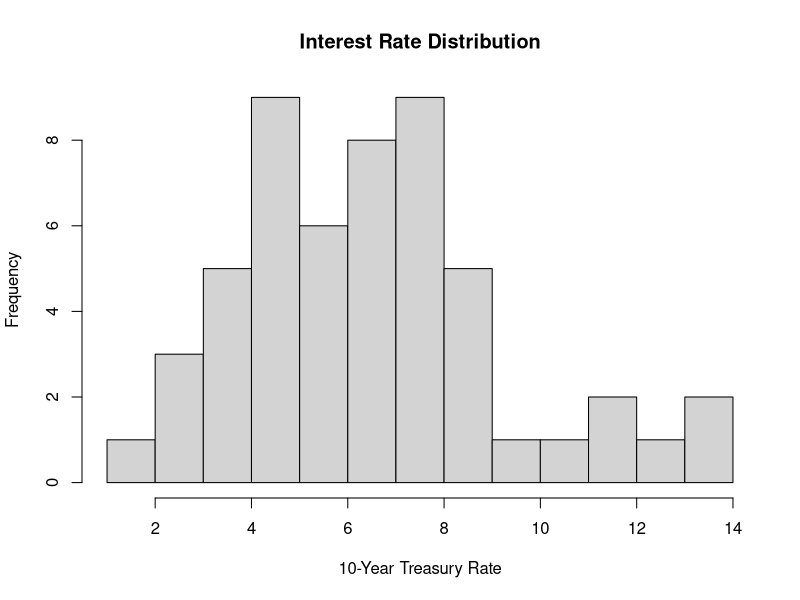
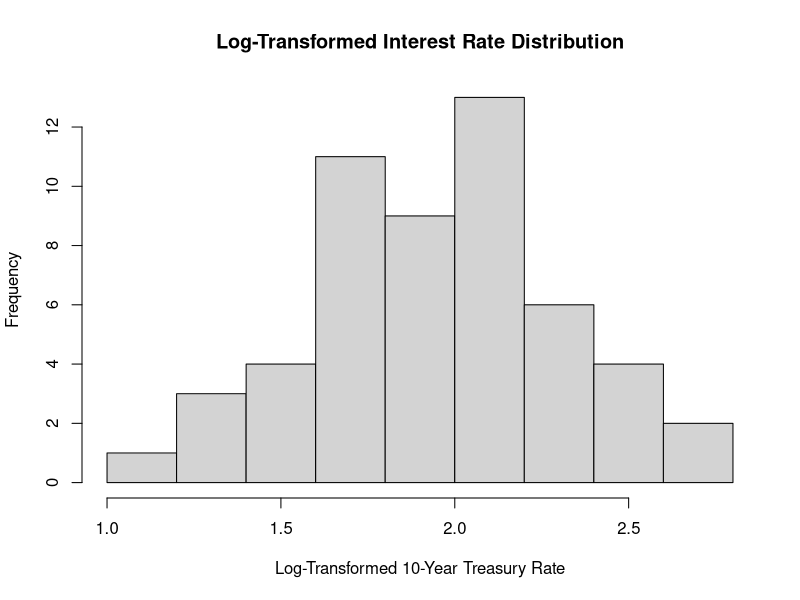
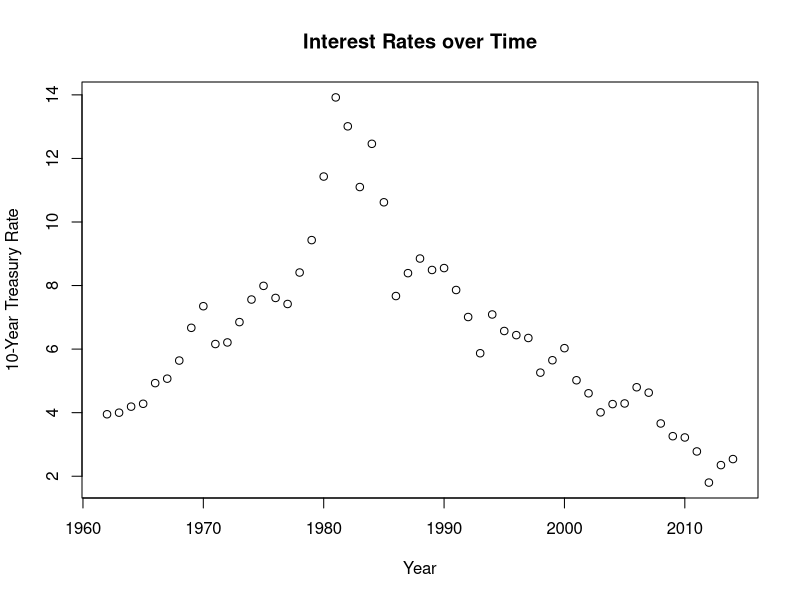
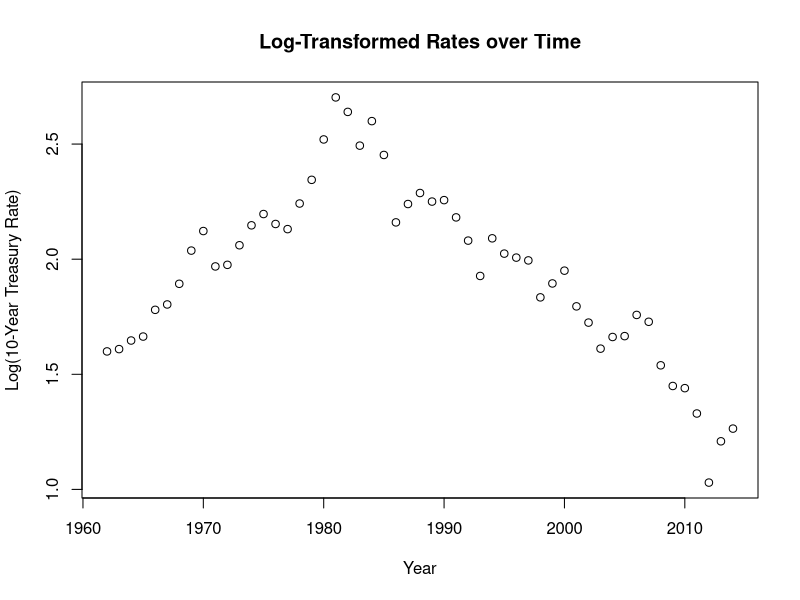
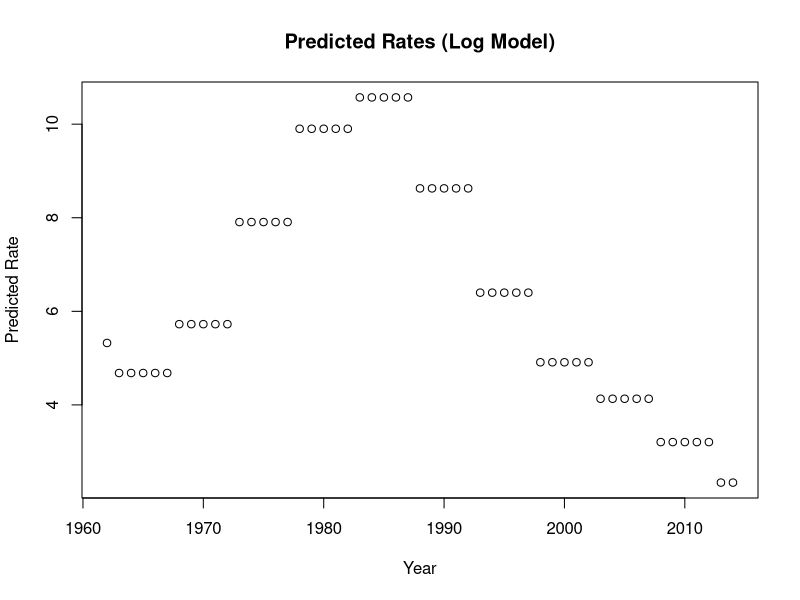
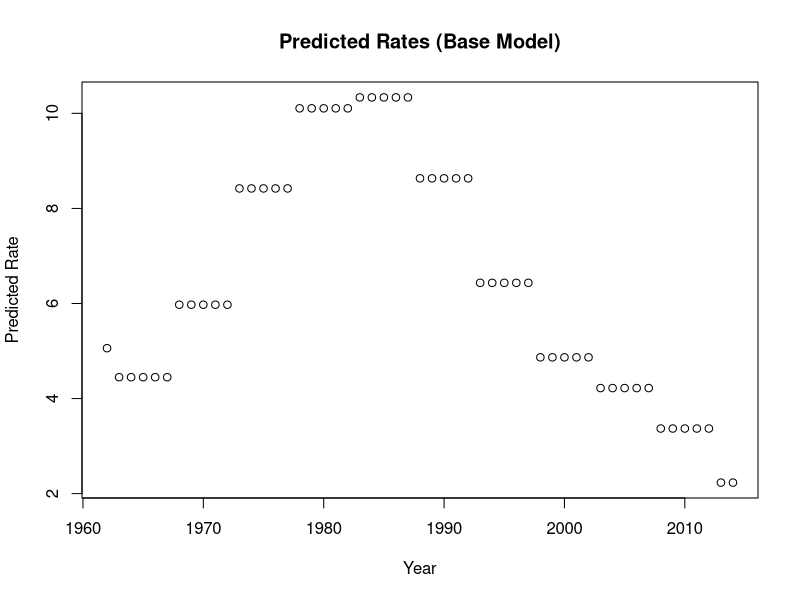
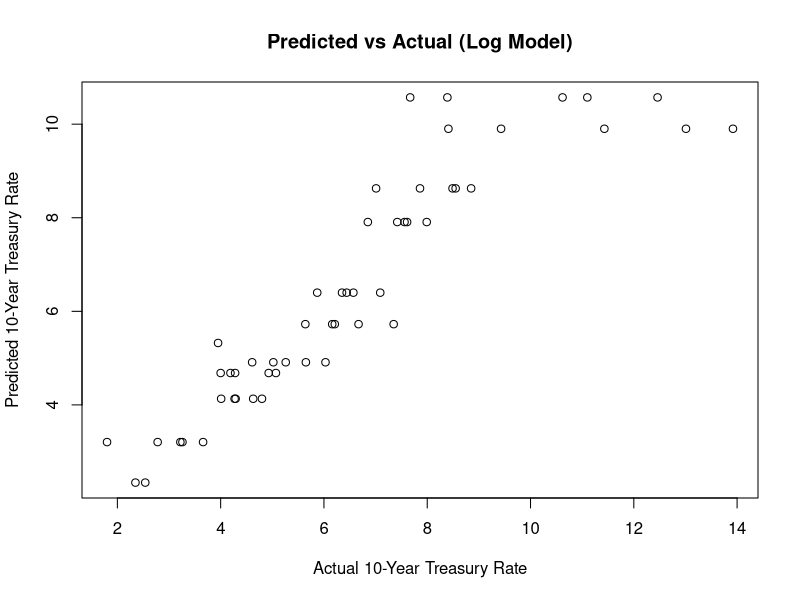

The R source for these figures, in order:
# Compare US 10-year interest rates with population demographics

us_10year_rates <- read.csv("./us_10year_rates.csv")
us_pop_5year <- read.csv("./us_pop_5year.csv")

# round each year to the nearest 5 year mark
us_10year_rates$half_decade <- round(us_10year_rates$Year/5 + 0.01)*5

# reshape us_pop_5year to 'wide' format
library(reshape2)
us_pop_wide <- dcast(us_pop_5year, Year ~ Age, value.var="Value",fun.aggregate=sum,fill=0)

# calculate values for coarser age groups
under_20 <- us_pop_wide$" 0-4" + us_pop_wide$" 5-9" + us_pop_wide$" 10-14" + us_pop_wide$" 15-19"
X20_34 <- us_pop_wide$" 20-24" + us_pop_wide$" 25-29" + us_pop_wide$" 30-34"
X35_49 <- us_pop_wide$" 35-39" + us_pop_wide$" 40-44" + us_pop_wide$" 45-49"
X50_64 <- us_pop_wide$" 50-54" + us_pop_wide$" 55-59" + us_pop_wide$" 60-64"
over_64 <- us_pop_wide$" 65-69" + us_pop_wide$" 70-74" + us_pop_wide$" 75-79" + 
           us_pop_wide$" 80-84" + us_pop_wide$" 80+" + us_pop_wide$" 85-89" + 
           us_pop_wide$" 90-94" + us_pop_wide$" 95-99" + us_pop_wide$" 100+"
total <- under_20 + X20_34 + X35_49 + X50_64 + over_64

# construct dataframe for population buckets
us_age_props <- data.frame("Year"=us_pop_wide$Year, "under_20"=under_20/total, "X20_34"=X20_34/total, 
                           "X35-49"=X35_49/total, "X50-64"=X50_64/total, "over_64"=over_64/total)

# remove any N/A rows
us_age_props <- us_age_props[!is.na(us_age_props$Year),]

# merge the two datasets 
rates_pop_merged <- merge(us_10year_rates, us_age_props, by.x="half_decade", by.y="Year")

# compute a simple linear regression fit
linear_fit <- lm(interest_rate ~ X20_34 + X35.49 + X50.64 + over_64, data=rates_pop_merged)
summary(linear_fit)

# define smoothed log-transform and un-transform
log_transform <- function(x) {log(x+1)}
unlog_transform <- function(x) {exp(x)-1}

# compute smoothed log-transformed rates
rates_pop_merged$log_rate <- log_transform(rates_pop_merged$interest_rate)

# plot interest rate histograms with and without log-transform
hist(rates_pop_merged$interest_rate, main="Interest Rate Distribution",
     xlab="10-Year Treasury Rate", ylab="Frequency",breaks=10)
hist(rates_pop_merged$log_rate, main="Log-Transformed Interest Rate Distribution",
     xlab="Log-Transformed 10-Year Treasury Rate", ylab="Frequency",breaks=10)

# try with smoothed log-transformed interest rate var
log_fit <- lm(log_rate ~ X20_34 + X35.49 + X50.64 + over_64, data=rates_pop_merged)
summary(log_fit)

# historical predictions for linear fit model
preds <- predict(linear_fit, newdata=rates_pop_merged)
names(preds) <- rates_pop_merged$Year

# historical predictions for log-transformed model
preds_logmod <- unlog_transform(predict(log_fit, newdata=rates_pop_merged))
names(preds_logmod) <- rates_pop_merged$Year

# predict the future (linear fit)
future_age_props <- us_age_props[us_age_props$Year >= 2015,]
future_rate_preds <- predict(linear_fit, newdata=future_age_props)
names(future_rate_preds) <- future_age_props$Year

# predict the future (log-transformed model)
future_log_rate_preds <- predict(log_fit, newdata=future_age_props)
future_rate_preds_logmod <- unlog_transform(future_log_rate_preds)
names(future_rate_preds_logmod) <- future_age_props$Year

# plot the data and results
plot(x=rates_pop_merged$Year, y=rates_pop_merged$interest_rate, main="Interest Rates over Time",
     xlab="Year",ylab="10-Year Treasury Rate")

plot(x=rates_pop_merged$Year, y=rates_pop_merged$log_rate, main="Log-Transformed Rates over Time",
     xlab="Year",ylab="Log(10-Year Treasury Rate)")

plot(y=preds_logmod,x=rates_pop_merged$Year, main="Predicted Rates (Log Model)",
     xlab="Year",ylab="Predicted Rate")

plot(y=preds,x=rates_pop_merged$Year, main="Predicted Rates (Base Model)",
     xlab="Year",ylab="Predicted Rate")

plot(x=rates_pop_merged$interest_rate,y=preds_logmod, main="Predicted vs Actual (Log Model)",
     xlab="Actual 10-Year Treasury Rate", ylab="Predicted 10-Year Treasury Rate")
